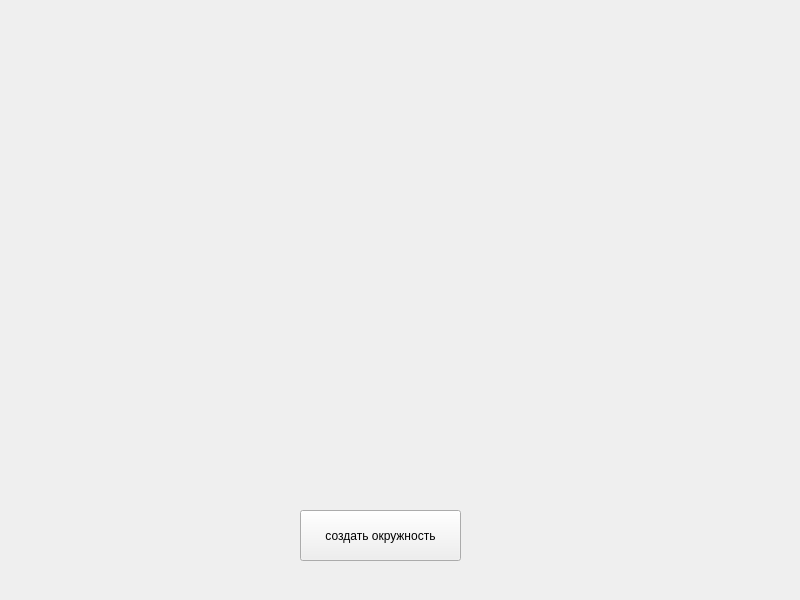
<?xml version="1.0" encoding="UTF-8"?>
<ui version="4.0">
 <class>mainWindow</class>
 <widget class="QMainWindow" name="mainWindow">
  <property name="geometry">
   <rect>
    <x>0</x>
    <y>0</y>
    <width>800</width>
    <height>600</height>
   </rect>
  </property>
  <property name="windowTitle">
   <string>circles_drawer</string>
  </property>
  <widget class="QWidget" name="centralwidget">
   <widget class="QPushButton" name="btn">
    <property name="geometry">
     <rect>
      <x>300</x>
      <y>510</y>
      <width>161</width>
      <height>51</height>
     </rect>
    </property>
    <property name="text">
     <string>создать окружность</string>
    </property>
   </widget>
  </widget>
 </widget>
 <resources/>
 <connections/>
</ui>
